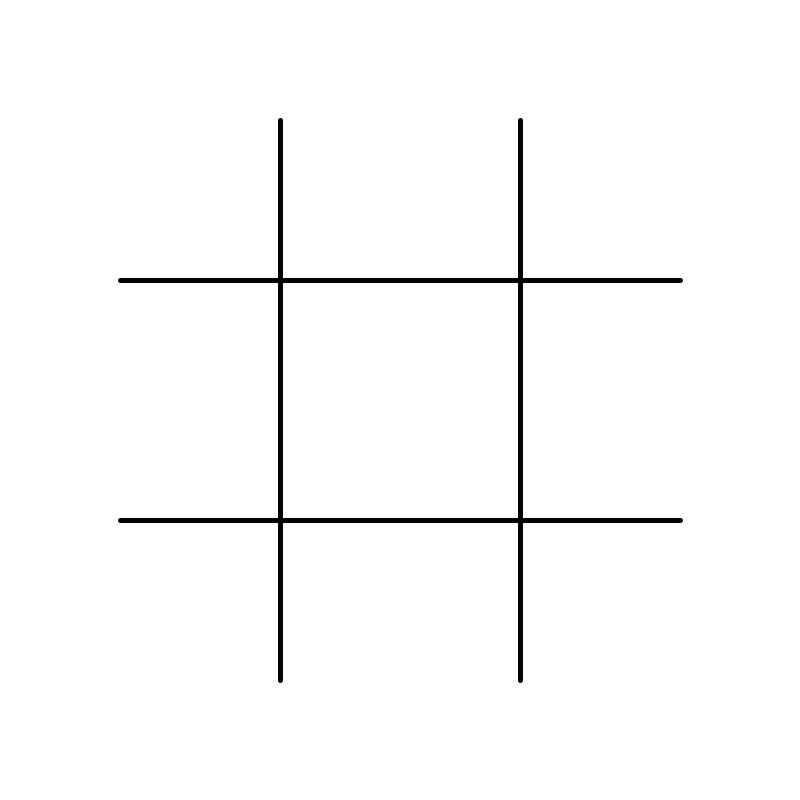
Frame 1 (no input)
Frame 60 (the mouse pressed at the canvas centre just before this capture): identical to frame 1, image omitted
Frame 120 (the mouse held since frame 60 and released just before this capture): identical to frame 1, image omitted

The Processing sketch that drew this single still picture (run headless with seeded random() and noise(); from frame 60 on, the mouse is pressed at the canvas centre):

// Processing sketch: PraktijkOpdracht_H13
// ── PraktijkOpdracht_H13.pde
boolean draw = false;
    int x, y;
    void setup() {
      size(800,800);
      Board();
    }

    void draw() {
    }

    void mouseDragged() {
     if (mouseX > 0 || mouseY > 0) {
       if (draw) {
         line(mouseX,mouseY,x,y);
       }
      x = mouseX;
      y = mouseY;
      draw = true;
     } 
    }

    void mouseReleased() {
      draw = false;
    }

    void Board() {
      background(255);
      noStroke();
     
      stroke(0);
      strokeWeight(5);
      line(width*0.15,height*0.35,width*0.85,height*0.35);
      line(width*0.15,height*0.65,width*0.85,height*0.65);
      line(width*0.35,height*0.15,width*0.35,height*0.85);
      line(width*0.65,height*0.15,width*0.65,height*0.85);
    }

    void keyPressed() {
      if (key == ' ') Board();
    }
